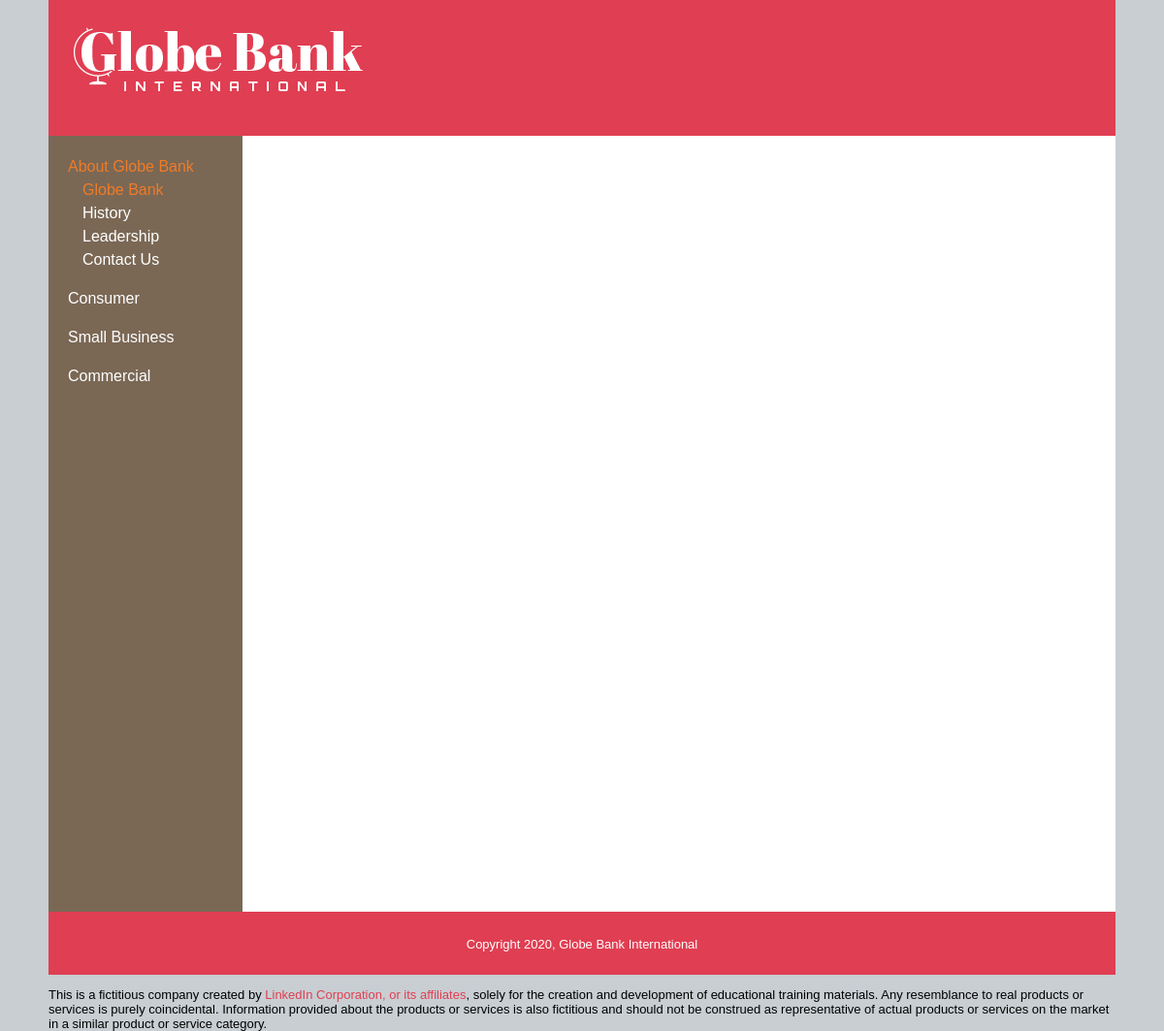
The page /index.php?subject_id=1 on the database its author committed.
### tables this page shows
CREATE TABLE `subjects` (
  `id` int(11) NOT NULL AUTO_INCREMENT,
  `menu_name` varchar(255) DEFAULT NULL,
  `position` int(3) DEFAULT NULL,
  `visible` tinyint(1) DEFAULT NULL,
  PRIMARY KEY (`id`)
);

CREATE TABLE `pages` (
  `id` int(11) NOT NULL AUTO_INCREMENT,
  `subject_id` int(11) DEFAULT NULL,
  `menu_name` varchar(255) DEFAULT NULL,
  `position` int(3) DEFAULT NULL,
  `visible` tinyint(1) DEFAULT NULL,
  `content` text,
  PRIMARY KEY (`id`),
  KEY `fk_subject_id` (`subject_id`)
);

### private/query_functions.php (called while the page is built, shortened)
<?php
function find_all_subjects()
{
    global $db;
    $sql = 'select * from subjects ';
    $sql .= 'order by position asc';
    $result = mysqli_query($db, $sql);
    return $result;
}
function find_pages_by_subject_id($subject_id)
{
    global $db;
    $sql = "select * from pages "
        . "where subject_id = '" . db_escape($db, $subject_id) . "' "
        . "order by position";
    $result = mysqli_query($db, $sql);
    return $result;
}

### private/functions.php (called while the page is built, shortened)
<?php
function urlFor($scriptPath): string
{
    if ($scriptPath[0] != '/') {
        $scriptPath = '/' . $scriptPath;
    }
    return WWW_ROOT . $scriptPath;
}
function u($string = ""): string
{
    return urlencode($string);
}
function h($string = ""): string
{
    return htmlspecialchars($string);
}

### private/database.php (called while the page is built, shortened)
<?php
function db_escape($connection, $string) {
    return mysqli_real_escape_string($connection, $string);
}

### public/index.php (the view, shortened to what this page needs)
<?php
if (isset($_GET['id'])) {
    $page_id = $_GET['id'];
    $page = find_page_by_id($page_id);
    if (!$page) {
        redirectTo(urlFor('/index.php'));
    }
    $subject_id = $page['subject_id'];
} elseif (isset($_GET['subject_id'])) {
    $subject_id = $_GET['subject_id'];
    $page_set = find_pages_by_subject_id($subject_id);
    $page = mysqli_fetch_assoc($page_set);
    $page_id = $page['id'];
}
?>
<?php include(SHARED_PATH . '/public_header.php'); ?>
<div id="main">
    <?php include(SHARED_PATH . '/public_navigation.php'); ?>
    <div id="page">
    </div>
</div>
<?php include(SHARED_PATH . '/public_footer.php'); ?>

### private/shared/public_navigation.php (shortened to what this page needs)
<?php
$page_id = $page_id ?? '';
$subject_id = $subject_id ?? '';
?>
<navigation>
    <?php $nav_subjects = find_all_subjects(); ?>
    <ul class="subjects">
        <?php while ($nav_subject = mysqli_fetch_assoc($nav_subjects)) { ?>
            <li class="<?php if ($nav_subject['id'] == $subject_id) {
                echo 'selected';
            } ?>">
                <a href="<?php echo urlFor('index.php?subject_id=' . h(u($nav_subject['id']))); ?>">
                    <?php echo h($nav_subject['menu_name']); ?>
                </a>
                <?php if ($nav_subject['id'] == $subject_id) { ?>
                    <?php $nav_pages = find_pages_by_subject_id($nav_subject['id']); ?>
                    <ul class="pages">
                        <?php while ($nav_page = mysqli_fetch_assoc($nav_pages)) { ?>
                            <li class="<?php if ($nav_page['id'] == $page_id) {
                                echo 'selected';
                            } ?>">
                                <a href="<?php echo urlFor('index.php?id=' . h(u($nav_page['id']))); ?>">
                                    <?php echo h($nav_page['menu_name']); ?>
                                </a>
                            </li>
                        <?php } ?>
                    </ul>
                <?php } ?>
            </li>
        <?php }  ?>
    </ul>
</navigation>

### public/stylesheets/public.css (style rules this page uses)
html { height: 100%; width: 100%; }
body { width: 1100px; height: 100%; margin: auto; border: 0; font-family: Verdana, Arial, Helvetica, sans-serif; font-size: 13px; line-height: 15px; background: #c8ced2; }
#main { width: 1100px; height: 100%; min-height: 800px; margin: 0; padding: 0; background: #c8ced2; }
navigation { float: left; width: 200px; height: 100%; background: #7a6855; }
navigation a { color: #FFFFFF; text-decoration: none; }
a { color: #E03E52; text-decoration: none }
ul.subjects { margin-top: 20px; margin-left: 20px; padding: 0; list-style: none; }
ul.subjects > li { margin-bottom: 1em; }
ul.pages { margin-left: 15px; padding: 0; list-style: none; font-weight: normal; }
.selected > a { color: #f07b27; font-style: normal; }
navigation li { font-size: 16px; line-height: 1.5em; }
#page { float: right; width: 900px; height: 100%; padding-left: 0; vertical-align: top; background: #ffffff; }

### rows shown on the page
subjects: menu_name "About Globe Bank"
pages: menu_name "Globe Bank"
pages: menu_name "History"
pages: menu_name "Leadership"
pages: menu_name "Contact Us"
subjects: menu_name "Consumer"
subjects: menu_name "Small Business"
subjects: menu_name "Commercial"
